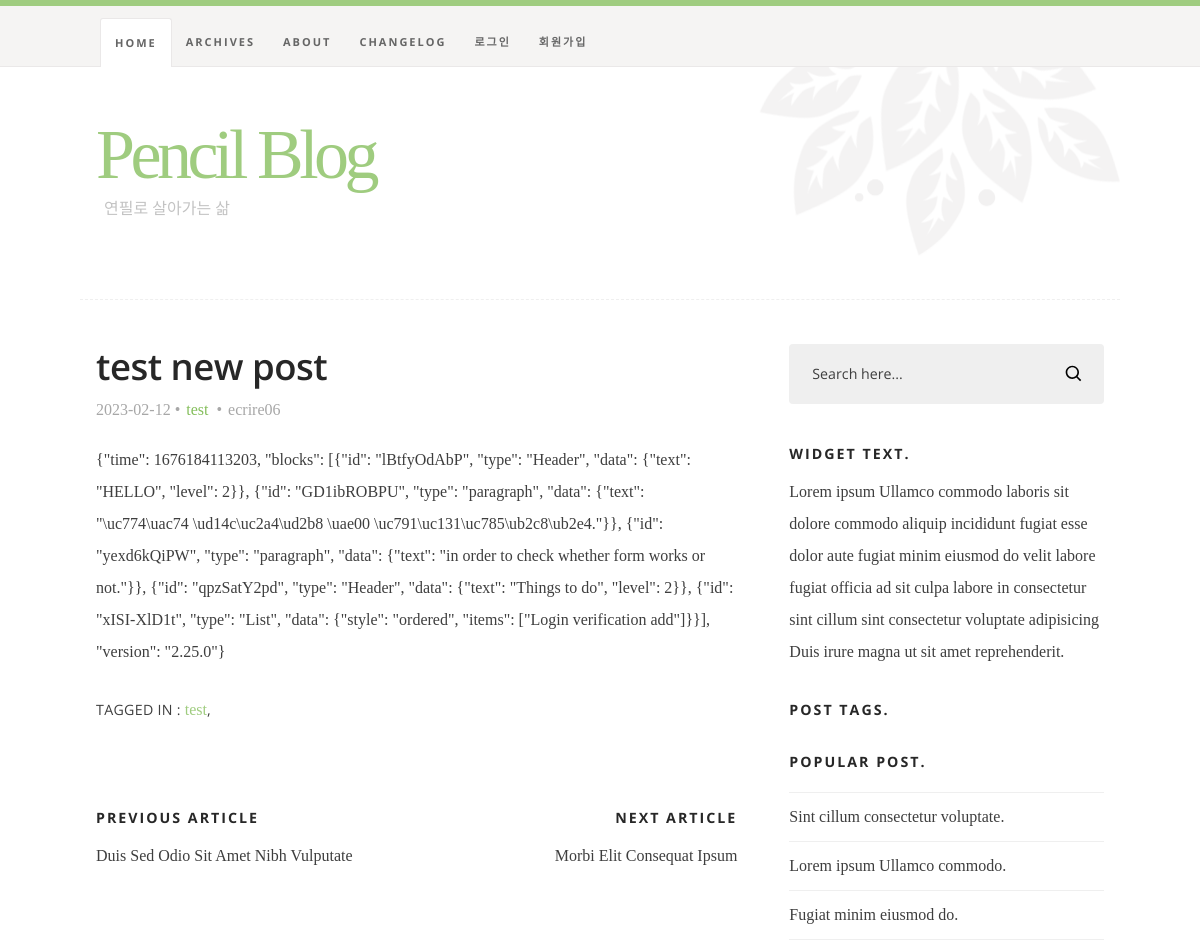
The app's page /blog/post/3 (upper part), older data.
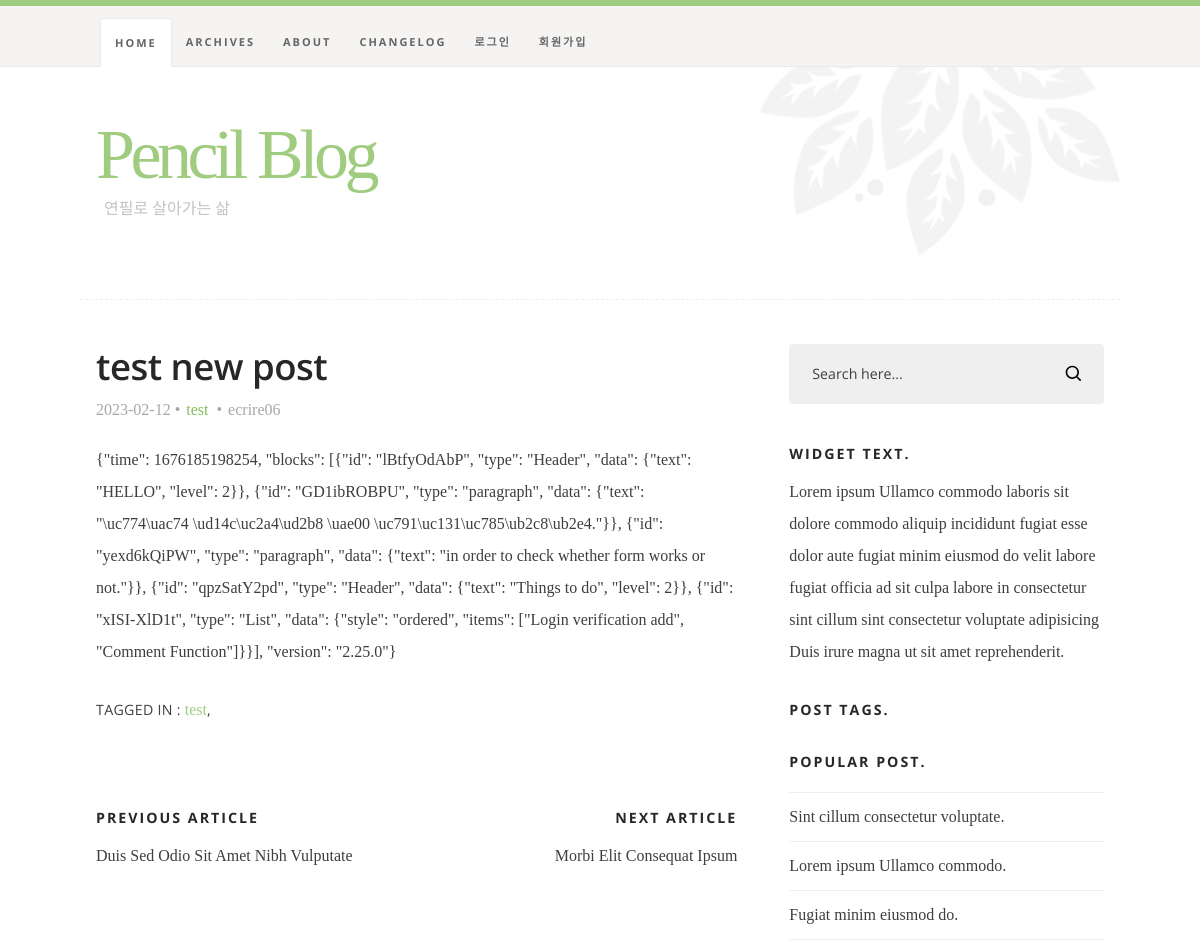
The same page, newer data.
### blog/models.py (models this page shows, shortened)
class Post(models.Model):
    author = models.ForeignKey(settings.AUTH_USER_MODEL,
                               on_delete=models.CASCADE)
    title = models.CharField(max_length=100)
    body_editorjs_custom = EditorJsJSONField(
        plugins=[
            "@editorjs/image",
            "@editorjs/header",
            "editorjs-github-gist-plugin",
            "@editorjs/code@2.6.0",  # version allowed :)
            "@editorjs/list@latest",
            "@editorjs/inline-code",
            "@editorjs/table",
        ],
        tools={
            "Gist": {
                "class": "Gist"  # Include the plugin class. See docs Editor.js plugins
            },
            "Image": {
                "config": {
                    "endpoints": {
                        "byFile": "/uploads"  # Your custom backend file uploader endpoint
                    }
                }
            }
        },
        i18n={
            'messages': {
                'blockTunes': {
                    "delete": {
                        "Delete": "삭제"
                    },
                    "moveUp": {
                        "Move up": "위로"
                    },
                    "moveDown": {
                        "Move down": "아래로"
                    }
                }
            },
        },
        null=True,
        blank=True
        )
    created_date = models.DateTimeField(auto_now_add=True)
    published_date = models.DateTimeField(blank=True, null=True)
    tags = TaggableManager()

### blog/views.py (the view)
# urls.py: path('post/<int:pk>', PostDetailView.as_view(), name='single'),
class PostDetailView(generic.DetailView):
  model = Post
  template_name = 'single.html'

### blog/templates/single.html (shortened to what this page needs)
{% extends 'base.html' %}
{% load static %}
{% block content %}
<body id="top" class="ss-single">
{% include 'header.html' %}
    <div class="s-content">
        <div class="row">
            <div id="main" class="s-content__main large-8 column">
                <article class="entry">
                    <header class="entry__header">
                        <h2 class="entry__title h1">
                            <a href="/blog/post/{{ post.pk }}" title="">{{ post.title }}</a>
                        </h2>
                        <div class="entry__meta">
                            <ul>
                                <li>{{ post.created_date|date:"Y-m-d" }}</li>
                                <li>
                                    {% for tag in post.tags.all %}
                                      {% if forloop.last %}
                                        <a href="#" title="" rel="category tag">{{ tag.name }}</a>
                                      {% else %}
                                        <a href="#" title="" rel="category tag">{{ tag.name }}</a>,
                                      {% endif %}
                                    {% endfor %}
                                </li>
                                <li>{{ post.author}}</li>
                            </ul>
                        </div>
                    </header>
                    <div class="entry__content">
                        <p class="">
                          {% load editorjs %}
                          {{ post.body_editorjs_custom | editorjs }}
                        </p>
                    </div>
                    <p class="entry__tags">
                        <span>Tagged in </span>:
                                    {% for tag in post.tags.all %}
                                        <a href="#0">{{ tag.name }}</a>,
                                    {% endfor %}
                    </p>
                    <ul class="entry__post-nav h-group">
                        <li class="prev"><a rel="prev" href="#0"><strong class="h6">Previous Article</strong> Duis Sed Odio Sit Amet Nibh Vulputate</a></li>
                        <li class="next"><a rel="next" href="#0"><strong class="h6">Next Article</strong> Morbi Elit Consequat Ipsum</a></li>
                    </ul>
                </article>
            </div>
{% include 'sidebar.html' %}
        </div>
    </div>
</body>
{% endblock %}

Row changes from the older to the newer data that the page shows:
changed Post "test new post": body_editorjs_custom|editorjs "{\"time\": 1676184113203, \"blocks\": [{\"id\": \"lBtfyOdAbP\", \"type\": \"Header\", \"data\": {\"text\": \"HELLO\", \"level\": 2}}, {\"id\": \"GD1ibROBPU\", \"type\": \"paragraph\", \"data\": {\"text\": \"\\uc774\\uac74 \\ud14c\\uc2a4\\ud2b8 \\uae00 \\uc791\\uc131\\uc785\\ub2c8\\ub2e4.\"}}, {\"id\": \"yexd6kQiPW\", \"type\": \"paragraph\", \"data\": {\"text\": \"in order to check whether form works or not.\"}}, {\"id\": \"qpzSatY2pd\", \"type\": \"Header\", \"data\": {\"text\": \"Things to do\", \"level\": 2}}, {\"id\": \"xISI-XlD1t\", \"type\": \"List\", \"data\": {\"style\": \"ordered\", \"items\": [\"Login verification add\"]}}], \"version\": \"2.25.0\"}" → "{\"time\": 1676185198254, \"blocks\": [{\"id\": \"lBtfyOdAbP\", \"type\": \"Header\", \"data\": {\"text\": \"HELLO\", \"level\": 2}}, {\"id\": \"GD1ibROBPU\", \"type\": \"paragraph\", \"data\": {\"text\": \"\\uc774\\uac74 \\ud14c\\uc2a4\\ud2b8 \\uae00 \\uc791\\uc131\\uc785\\ub2c8\\ub2e4.\"}}, {\"id\": \"yexd6kQiPW\", \"type\": \"paragraph\", \"data\": {\"text\": \"in order to check whether form works or not.\"}}, {\"id\": \"qpzSatY2pd\", \"type\": \"Header\", \"data\": {\"text\": \"Things to do\", \"level\": 2}}, {\"id\": \"xISI-XlD1t\", \"type\": \"List\", \"data\": {\"style\": \"ordered\", \"items\": [\"Login verification add\", \"Comment Function\"]}}], \"version\": \"2.25.0\"}"
